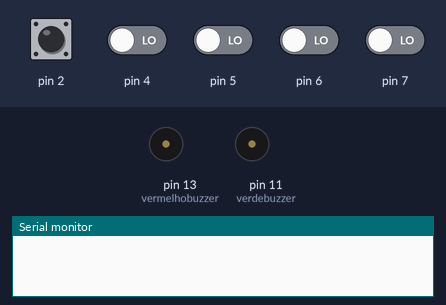
A sketch run on a simulated Arduino Uno, built with avr-gcc and run on an emulated ATmega328P. Shown: buzzer (waves = sounding, pin HIGH), the last lines printed to the serial monitor. The test bench sets the inputs (shaded band); at power-on: pin 2, pin 4–7 LOW.

Above: at 5.0 s.
5.1 s: pin 2 driven HIGH
6.6 s: pin 7 driven HIGH
At 7.8 s:
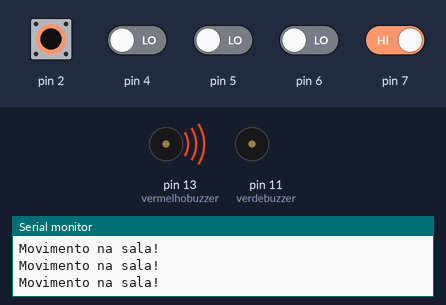
8.1 s: pin 2 pulsed LOW 5 times (0.12 s each, 0.3 s apart)
11.1 s: pin 4 driven HIGH
At 12.1 s:
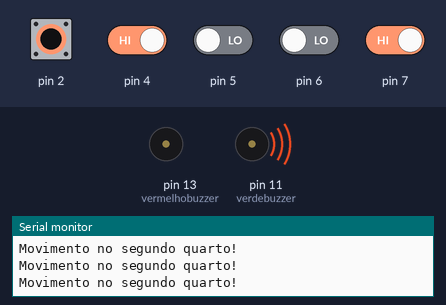
14.1 s: pin 5 driven HIGH
15.6 s: pin 4 driven LOW
Timing chart, 0 to 18.6 s (numbered marks = the images above; inputs shaded):
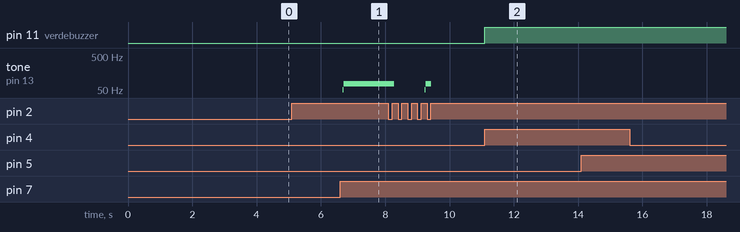

Measured:
- after the input at 6.6 s, tone on pin 13 (vermelhobuzzer): silent → 51 Hz after 0.08 s, → 76 Hz 0.04 s later
- after the input at 11.1 s, pin 11 (verdebuzzer): LOW → HIGH at once

The sketch:

Atividadedeavialia__o2-see-29-11.ino
```cpp
#ifndef F_CPU
#define F_CPU 16000000UL
#endif
#define BAUD 9600
#define BAUD_PRESCALE ((F_CPU / (16UL * BAUD)) - 1)
#include <avr/io.h>
#include <stdio.h>
#include <avr/interrupt.h>

char contador = 0;
char* sala = (char*)"\nMovimento na sala!";
char* cozinha = (char*)"\nMovimento na Cozinha!";
char* quarto1 = (char*)"\nMovimento no primeiro quarto!";
char* quarto2 = (char*)"\nMovimento no segundo quarto!";
char* alarmedes = (char*)"\nAlarmes desligados.";
char* salalig = (char*)"\nAlarmes da sala ligados.";
char* cozinhalig = (char*)"\nAlarmes da cozinha ligados.";
char* quarto1lig = (char*)"\nAlarmes da primeiro quarto ligados.";
char* quarto2lig = (char*)"\nAlarmes da segundo quarto ligados.";
char* zona1lig = (char*)"\nAlarmes da zona A ligados.";
char* zona2lig = (char*)"\nAlarmes da zona B ligados.";
char* tudolig = (char*)"\nTodos alarmes ligados.";

void USART_Init() {
  UBRR0L = BAUD_PRESCALE;
  UBRR0H = (BAUD_PRESCALE >> 8);
  UCSR0B = (1 << TXEN0) | (1 << RXEN0);
  UCSR0C = (1 << UCSZ01) | (1 << UCSZ00);
}
void USART_Tx(unsigned char dado) {
  while (!(UCSR0A & (1<<UDRE0)));
  UDR0 = dado;
}
void USART_Tx_String (char *texto) {
  while (*texto != '\0')
  USART_Tx (*texto++);
}
char USART_Rx() {
  while (!(UCSR0A & (1<<RXC0)));
  return (UDR0);
}
ISR(INT0_vect) {
  contador++;
  if (contador > 7)
    contador = 0;
  if (contador == 0)
    USART_Tx_String(alarmedes);
  if (contador == 1)
    USART_Tx_String(salalig);
  if (contador == 2)
    USART_Tx_String(cozinhalig);
  if (contador == 3)
    USART_Tx_String(quarto1lig);
  if (contador == 4)
    USART_Tx_String(quarto2lig);
  if (contador == 5)
    USART_Tx_String(zona1lig);
  if (contador == 6)
    USART_Tx_String(zona2lig);
  if (contador == 7)
    USART_Tx_String(tudolig);
}
void desligar(){
  PORTD &= ~(1 << PORTD3);
  PORTB &= ~(1 << PORTB5);
  PORTB &= ~(1 << PORTB3);
}
void vermelhobuzzer(){
  PORTD |= (1 << PORTD3);
  PORTB |= (1 << PORTB5);
}
void verdebuzzer(){
  PORTD |= (1 << PORTD3);
  PORTB |= (1 << PORTB3);
}
int main() {
  USART_Init();
  DDRB |= (1 << DDB5) | (1 << DDB3);
  DDRD &= ~(1<< DDD2) | (1 << DDD3);
  DDRD &= ~(1<< DDD7) | ~(1<< DDD6) | ~(1<< DDD5) | ~(1<< DDD4);
  EICRA |= (1 << ISC01) | (1 << ISC00);
  EIMSK |= (1 << INT0);
  while(1){
    SREG |= (1 << SREG_I);
    if (contador != 0){
      if ((PIND & (1 << PIND7)) == (1 << PIND7) && (contador == 1 || contador == 5 || contador == 7)){
        vermelhobuzzer();
        USART_Tx_String(sala);
      }
      if ((PIND & (1 << PIND6)) == (1 << PIND6) && (contador == 2 || contador == 5 || contador == 7)){
        vermelhobuzzer();
        USART_Tx_String(cozinha);
      }
      if ((PIND & (1 << PIND5)) == (1 << PIND5) && (contador == 3 || contador == 6 || contador == 7)){
        verdebuzzer();
        USART_Tx_String(quarto1);
      }
      if ((PIND & (1 << PIND4)) == (1 << PIND4) && (contador == 4 || contador == 6 || contador == 7)){
        verdebuzzer();
        USART_Tx_String(quarto2);
      }
      desligar();
    }
  }
}
```
